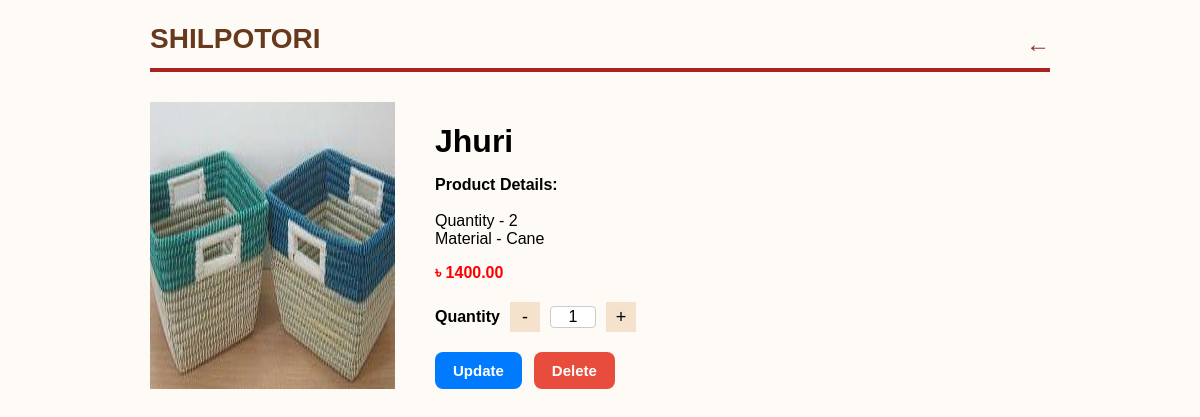
Page /product/17/ (signed in) on the committed database.
### myshop/models.py (models this page shows, shortened)
class Product(models.Model):
    name = models.CharField(max_length=200)
    quantity = models.IntegerField(blank=True, null=True)
    material = models.TextField(blank=True, null=True)
    price = models.IntegerField(blank=True, null=True)
    category = models.ForeignKey(Category, on_delete=models.CASCADE)
    image = ResizedImageField(
        size=[800, 800],
        quality=75,
        upload_to='products/',
        force_format='JPEG',
        blank=True,
        null=True
    )
    user = models.ForeignKey(settings.AUTH_USER_MODEL, on_delete=models.CASCADE)

### myshop/views.py (the view)
# urls.py: path('product/<int:product_id>/', views.product_detail, name='product_detail'),
def product_detail(request, product_id):
    product = get_object_or_404(Product, id=product_id)
    if 'buy_now' in request.GET:  # Check if "Buy Now" was clicked
        quantity = 1  # You can get this from the form if needed
        return redirect('order_page', product_id=product.id, quantity=quantity, unit_price=product.price)
    return render(request, 'product_detail.html', {'product': product})

### myshop/templates/product_detail.html (shortened to what this page needs)
{% load static %}
<!DOCTYPE html>
<html lang="en">
<head>
  <link rel="stylesheet" href="{% static 'css/style.css' %}">
</head>
<body>
  <div class="container">
    <header>
      <div class="logo">SHILPOTORI</div>
      <a href="{% url 'category_list' %}" class="back-arrow">←</a>
    </header>
    <div class="product-section">
      <img src="{{ product.image.url }}" alt="{{ product.name }}">
      <div class="product-details">
        <h1>{{ product.name }}</h1>
        <p><strong>Product Details:</strong><br>
          {{ product.description }}<br>
          Quantity - {{ product.quantity }}<br>
          Material - {{ product.material }}
        </p>
        <p class="price">৳ <span id="priceDisplay">{{ product.price|floatformat:2 }}</span></p>
        <div class="quantity-selector">
          <span>Quantity</span>
          <button type="button" onclick="decrease()">-</button>
          <input type="text" id="quantity" value="1" readonly>
          <button type="button" onclick="increase()">+</button>
        </div>
        <div class="buttons">
          {% if user.is_authenticated and user.user_type == "seller" %}
            <a href="{% url 'update_product' product.id %}" class="update-btn">Update</a>
            <a href="{% url 'delete_product' product.id %}" class="delete-btn">Delete</a>
          {% endif %}
        </div>
      </div>
    </div>
  </div>
</body>
</html>

### myshop/static/css/style.css (style rules this page uses)
body { font-family: Arial, sans-serif; background: #fefaf5; margin: 0; padding: 0; }
.container { max-width: 900px; margin: auto; padding: 20px; }
header { display: flex; justify-content: space-between; align-items: center; border-bottom: 4px solid #a22; padding-bottom: 10px; }
.logo { font-size: 28px; font-weight: bold; color: #673a1e; }
.back-arrow { font-size: 24px; color: #8c2f2f; text-decoration: none; cursor: pointer; margin-top: 10px; }
.product-section { display: flex; flex-wrap: wrap; gap: 40px; margin-top: 30px; }
.product-details { flex: 1; }
.product-details h1 { font-size: 32px; margin-bottom: 10px; }
.product-details p { font-size: 16px; margin-bottom: 10px; }
.price { color: red; font-size: 24px; font-weight: bold; }
.quantity-selector { display: flex; align-items: center; margin: 20px 0; gap: 10px; font-weight: bold; }
.quantity-selector button { width: 30px; height: 30px; font-size: 18px; background: #f5e2cd; border: none; cursor: pointer; }
.quantity-selector input { width: 40px; text-align: center; font-size: 16px; background: #fff; border: 1px solid #ccc; border-radius: 4px; }
.buttons { display: flex; gap: 20px; }

### myshop/templates/product_detail.html (style rules this page uses)
.buttons { display: flex; gap: 12px; margin-top: 18px; }
.buy-now-button, .add-to-cart, .update-btn, .delete-btn { padding: 10px 18px; border: none; border-radius: 8px; font-size: 15px; font-weight: bold; cursor: pointer; text-decoration: none; transition: background 0.2s, color 0.2s; display: inline-block; }
.update-btn { background: #007bff; color: #fff; }
.delete-btn { background: #e74c3c; color: #fff; }

### rows in the picture
Product: image (picture), name "Jhuri", quantity "2", material "Cane", price "1400.00"
